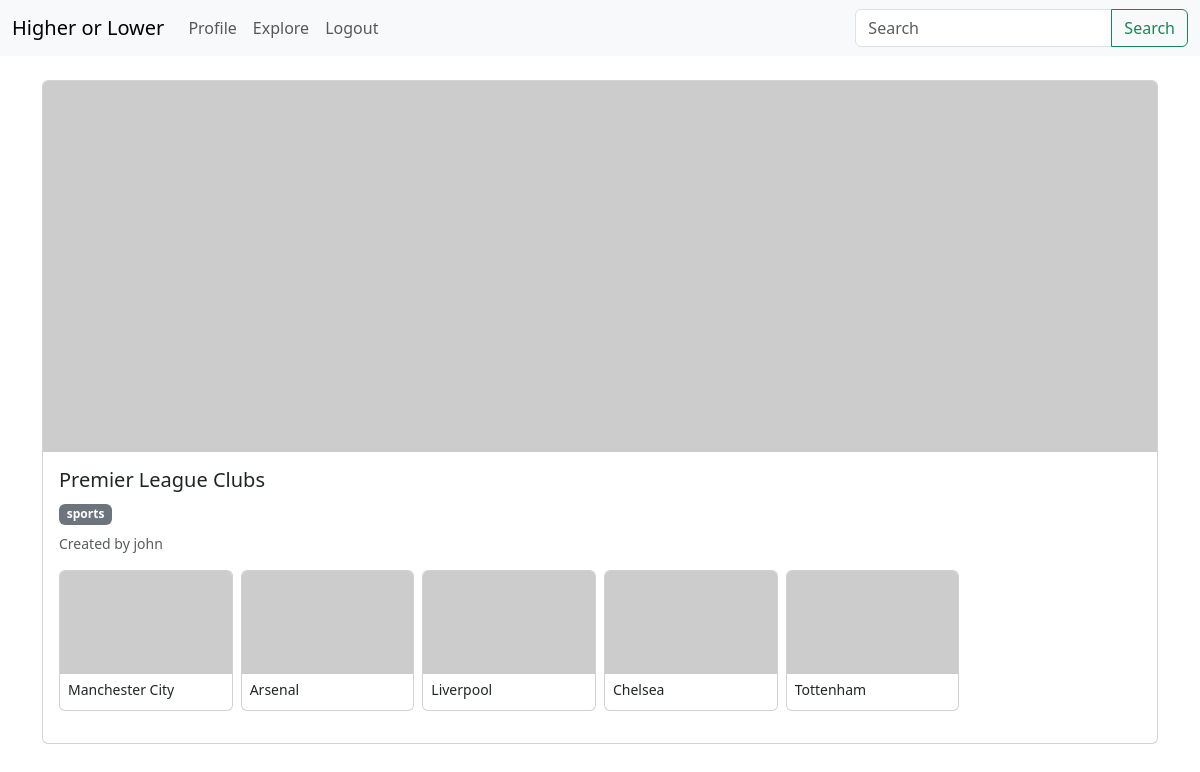
Page /collection/1 (signed in) on the committed database.
### app/models.py (models this page shows, shortened)
class SearchableMixin(object):
    @classmethod
    def before_commit(cls, session):
        session._changes = {
            'add': list(session.new),
            'update': list(session.dirty),
            'delete': list(session.deleted)
        }
    @classmethod
    def after_commit(cls, session):
        for obj in session._changes['add']:
            if isinstance(obj, SearchableMixin):
                add_to_index(obj.__tablename__, obj)
        for obj in session._changes['update']:
            if isinstance(obj, SearchableMixin):
                add_to_index(obj.__tablename__, obj)
        for obj in session._changes['delete']:
            if isinstance(obj, SearchableMixin):
                remove_from_index(obj.__tablename__, obj)
        session._changes = None

class Collection(SearchableMixin, db.Model):
    __searchable__ = ['body']
    id: so.Mapped[int] = so.mapped_column(primary_key=True)
    name: so.Mapped[str] = so.mapped_column(sa.String(100), nullable=False)
    image: so.Mapped[Optional[str]] = so.mapped_column(sa.String(255))
    creator_id: so.Mapped[int] = so.mapped_column(
        sa.ForeignKey(User.id), nullable=False
    )
    timestamp: so.Mapped[datetime] = so.mapped_column(
        index=True, default=lambda: datetime.now(timezone.utc))
    category: so.Mapped[CollectionCategory] = so.mapped_column(
        sa.Enum(CollectionCategory), nullable=False
    )
    creator: so.Mapped[User] = so.relationship(back_populates='collections')
    items: so.WriteOnlyMapped['Item'] = so.relationship(
        back_populates='collection', passive_deletes=True
    )
    leaderboards: so.WriteOnlyMapped['Leaderboard'] = so.relationship(
        back_populates='collection', passive_deletes=True
    )
    favourites: so.WriteOnlyMapped['Favourite'] = so.relationship(
        back_populates='collection', passive_deletes=True
    )
    history: so.WriteOnlyMapped['CollectionHistory'] = so.relationship(
        back_populates='collection', passive_deletes=True
    )

class User(UserMixin, db.Model):
    id: so.Mapped[int] = so.mapped_column(primary_key=True)
    username: so.Mapped[str] = so.mapped_column(
        sa.String(50), index=True, unique=True, nullable=False
    )
    email: so.Mapped[str] = so.mapped_column(
        sa.String(120), index=True, unique=True, nullable=False
    )
    password_hash: so.Mapped[str] = so.mapped_column(
        sa.String(256), nullable=False, default=''
    )
    last_seen: so.Mapped[Optional[datetime]] = so.mapped_column(
        default=lambda: datetime.now(timezone.utc)
    )
    collections: so.WriteOnlyMapped['Collection'] = so.relationship(
        back_populates='creator', passive_deletes=True
    )
    leaderboards: so.WriteOnlyMapped['Leaderboard'] = so.relationship(
        back_populates='user', passive_deletes=True
    )
    favourites: so.WriteOnlyMapped['Favourite'] = so.relationship(
        back_populates='user', passive_deletes=True
    )
    collection_history: so.WriteOnlyMapped['CollectionHistory'] = so.relationship(
        back_populates='user', passive_deletes=True
    )
    following: so.WriteOnlyMapped['User'] = so.relationship(
        secondary=followers, primaryjoin=(followers.c.follower_id == id),
        secondaryjoin=(followers.c.followed_id == id),
        back_populates='followers')
    followers: so.WriteOnlyMapped['User'] = so.relationship(
        secondary=followers, primaryjoin=(followers.c.followed_id == id),
        secondaryjoin=(followers.c.follower_id == id),
        back_populates='following')

class Item(db.Model):
    id: so.Mapped[int] = so.mapped_column(primary_key=True)
    collection_id: so.Mapped[int] = so.mapped_column(
        sa.ForeignKey(Collection.id), nullable=False
    )
    name: so.Mapped[str] = so.mapped_column(sa.String(100), nullable=False)
    value: so.Mapped[int] = so.mapped_column(nullable=False)
    image: so.Mapped[Optional[str]] = so.mapped_column(sa.String(255))
    collection: so.Mapped[Collection] = so.relationship(back_populates='items')

### app/routes.py (the view)
@app.route('/collection/<collection_id>')
@login_required
def collection(collection_id):
    collection = db.first_or_404(sa.select(Collection).where(Collection.id == collection_id))
    items = db.session.scalars(collection.items.select()).all()
    return render_template('collection.html', collection=collection, items=items)

### app/forms.py
class SearchForm(FlaskForm):
    q = StringField('Search', validators=[DataRequired()])
    def __init__(self, *args, **kwargs):
        if 'formdata' not in kwargs:
            kwargs['formdata'] = request.args
        if 'meta' not in kwargs:
            kwargs['meta'] = {'csrf': False}
        super(SearchForm, self).__init__(*args, **kwargs)

### app/models.py (called while the page is built)
@login.user_loader
def load_user(id):
    return db.session.get(User, int(id))

### app/routes.py (called while the page is built)
@app.before_request
def before_request():
    if current_user.is_authenticated:
        current_user.last_seen = datetime.now(timezone.utc)
        db.session.commit()
        g.search_form = SearchForm()

### app/templates/collection.html
{% extends "base.html" %}
{% block content %}
<div class="card mb-4">
    <img src="https://placehold.co/600x200" class="card-img-top" alt="...">
    <div class="card-body">
        <h5 class="card-title">{{ collection.name }}</h5>
        <span class="badge bg-secondary mb-2">{{ collection.category.value }}</span>
        <p class="card-text small text-muted">Created by {{ collection.creator.username }}</p>
        <div class="row row-cols-2 row-cols-sm-3 row-cols-md-4 row-cols-lg-6 g-2 mb-3">
            {% for item in items %}
            <div class="col">
                <div class="card h-100">
                    <img src="https://placehold.co/200x120" class="card-img-top" alt="...">
                    <div class="card-body p-2">
                        <h6 class="card-title mb-1 small">{{ item.name }}</h6>
                    </div>
                </div>
            </div>
            {% endfor %}
        </div>
    </div>
</div>
{% endblock %}

### rows in the picture
Collection: name "Premier League Clubs", category.value "sports"
User: creator.username "john"
Item: name "Manchester City"
Item: name "Arsenal"
Item: name "Liverpool"
Item: name "Chelsea"
Item: name "Tottenham"
